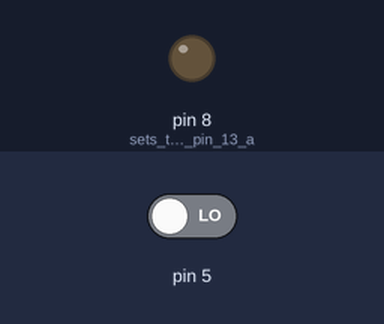
The sketch below on a simulated Arduino Uno, built with avr-gcc and run on an emulated ATmega328P. Parts: output pins drawn as LEDs (lit = HIGH). Dashed ring = blinking. The inputs (shaded band) are chosen by the test bench; at power-on: pin 5 LOW.

Above: at 4.8 s.
4.9 s: pin 5 driven HIGH
At 6.5 s:
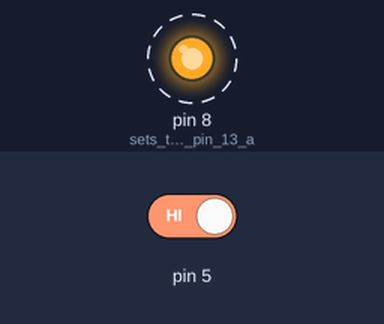
10.9 s: pin 5 driven LOW
At 11.5 s:
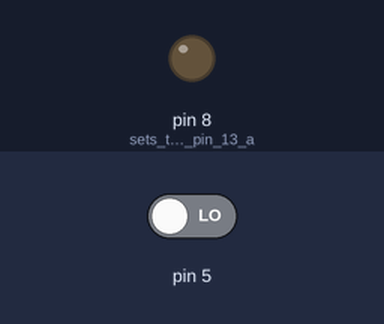
Timing chart, 0 to 13.9 s (numbered marks = the images above; inputs shaded):
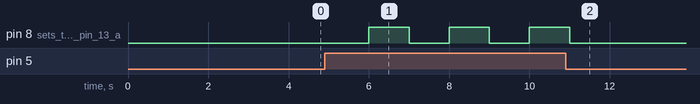

Measured:
- after the input at 4.9 s, pin 8 (sets_the_digital_pin_13_a): alternates HIGH for 1.0 s and LOW for 1.0 s, starting after 1.1 s
- after the input at 10.9 s, pin 8 (sets_the_digital_pin_13_a): goes on until 11.0 s, then stays LOW

The sketch:

OneBlink.ino
```cpp
//Jake Higgins
//Sean Matheis
//Braden Kullback

void setup() {
  pinMode(8, OUTPUT);    // sets the digital pin 13 as output
  pinMode(5, INPUT);
}

void loop() {

  if(digitalRead(5) == HIGH)
    digitalWrite(8, HIGH); // sets the digital pin 13 on
    delay(1000);            // waits for a second
    digitalWrite(8, LOW);  // sets the digital pin 13 off
    delay(1000);            // waits for a second
}
```
